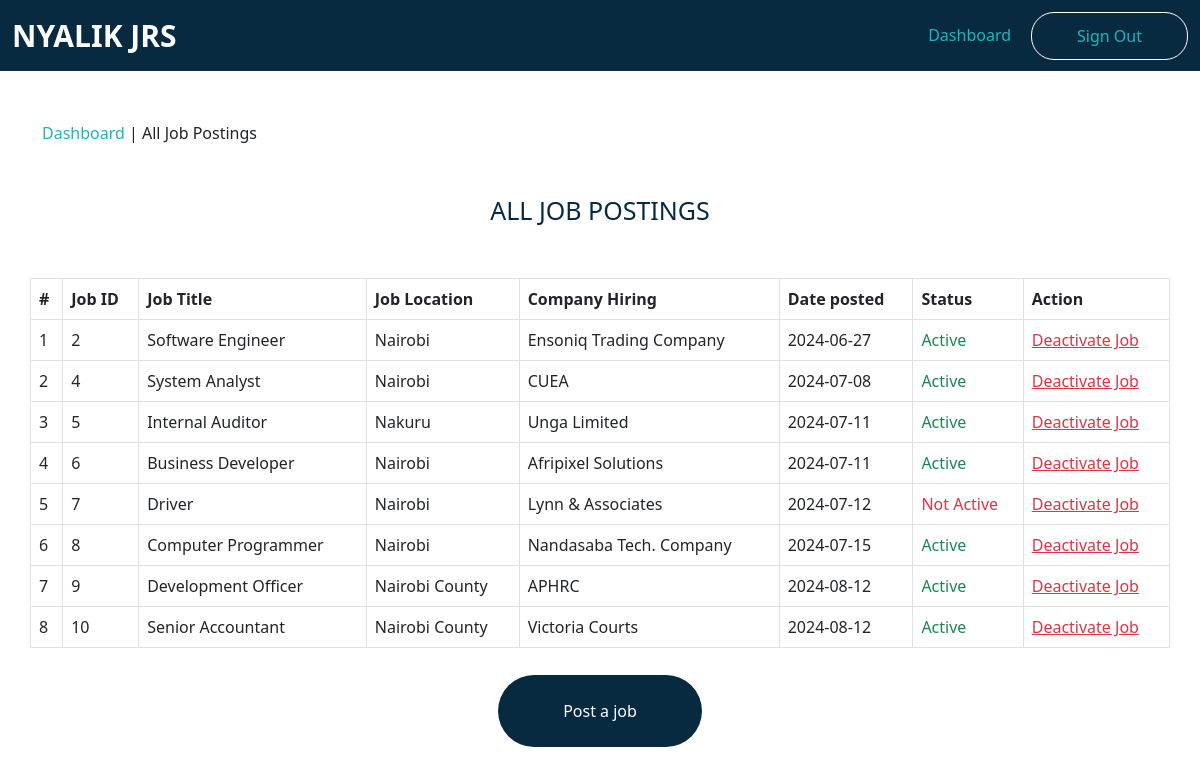
Screenshot of /admin/jobs/all_jobs.php (signed in) with the database file from the repository.
### tables this page shows
CREATE TABLE `posted_jobs` (
  `jobId` int(11) NOT NULL,
  `jobTitle` varchar(200) NOT NULL,
  `jobDescription` varchar(6000) NOT NULL,
  `jobEmploymentType` varchar(200) NOT NULL,
  `companyName` varchar(200) NOT NULL,
  `totalApplicants` int(11) DEFAULT NULL,
  `coreQualifications` varchar(1200) NOT NULL,
  `date_created` date NOT NULL DEFAULT current_timestamp(),
  `updation_date` datetime DEFAULT NULL ON UPDATE current_timestamp(),
  `status` int(11) NOT NULL,
  `jobLocation` varchar(255) NOT NULL,
  `job_level` varchar(200) NOT NULL,
  `job_salary` varchar(200) NOT NULL,
  `application_deadline` date NOT NULL,
  `job_industry` varchar(255) NOT NULL
);

### admin/jobs/all_jobs.php (the view, shortened to what this page needs)
<?php
include_once "functions/functions.php";
$pdo = databaseConnection();
?>
<?= headerTemplate('ADMIN | ALL JOB POSTINGS'); ?>
<?= adminNavbarTemplate(); ?>
<div class="breadcrumb">
    <div class="container">
        <div class="row">
            <span><a href="index.php?page=admin/admin_dashboard">Dashboard</a> | All Job Postings</span>
        </div>
    </div>
</div>
<div id="section_title">
    <div class="container">
        <div class="row">
            <h4 class="text-center">All Job Postings</h4>
        </div>
    </div>
</div>
<div id="full_table_display">
    <div class="container">
        <div class="row">
            <table class="table table-bordered table-hover">
                <?php
                $sql = $pdo->prepare("SELECT * FROM posted_jobs");
                $sql->execute();
                $database_all_job_postings = $sql->fetchAll(PDO::FETCH_ASSOC);
                $count = 1;
                ?>
                <thead>
                    <th>#</th>
                    <th>Job ID</th>
                    <th>Job Title</th>
                    <th>Job Location</th>
                    <th>Company Hiring</th>
                    <th>Date posted</th>
                    <th>Status</th>
                    <th>Action</th>
                </thead>
                <?php foreach ($database_all_job_postings as $all_job_postings) : ?>
                    <tbody>
                        <td><?= $count++; ?></td>
                        <td><?= $all_job_postings["jobId"]; ?></td>
                        <td><?= $all_job_postings["jobTitle"]; ?></td>
                        <td><?= $all_job_postings["jobLocation"]; ?></td>
                        <td><?= $all_job_postings["companyName"]; ?></td>
                        <td><?= $all_job_postings["date_created"]; ?></td>
                        <td><?php
                            if ($all_job_postings["status"] == 1) {
                                echo "<span class='text-success'>Active</span>";
                            } else {
                                echo "<span class='text-danger'>Not Active</span>";
                            }
                            ?></td>
                        <td><a href="index.php?page=admin/jobs/all_jobs&jobId=<?= $all_job_postings['jobId']; ?>&del=delete" class="text-danger">Deactivate Job</a></td>
                    </tbody>
                <?php endforeach; ?>
            </table>
            <div class="link_button">
                <a href="index.php?page=admin/jobs/post_job">Post a job</a>
            </div>
        </div>
    </div>
</div>

### rows the page displays
posted_jobs: jobId "2", jobTitle "Software Engineer", jobLocation "Nairobi", companyName "Ensoniq Trading Company", date_created "2024-06-27", status "Active"
posted_jobs: jobId "4", jobTitle "System Analyst", jobLocation "Nairobi", companyName "CUEA", date_created "2024-07-08", status "Active"
posted_jobs: jobId "5", jobTitle "Internal Auditor", jobLocation "Nakuru", companyName "Unga Limited", date_created "2024-07-11", status "Active"
posted_jobs: jobId "6", jobTitle "Business Developer", jobLocation "Nairobi", companyName "Afripixel Solutions", date_created "2024-07-11", status "Active"
posted_jobs: jobId "7", jobTitle "Driver", jobLocation "Nairobi", companyName "Lynn & Associates", date_created "2024-07-12", status "Not Active"
posted_jobs: jobId "8", jobTitle "Computer Programmer", jobLocation "Nairobi", companyName "Nandasaba Tech. Company", date_created "2024-07-15", status "Active"
posted_jobs: jobId "9", jobTitle "Development Officer", jobLocation "Nairobi County", companyName "APHRC", date_created "2024-08-12", status "Active"
posted_jobs: jobId "10", jobTitle "Senior Accountant", jobLocation "Nairobi County", companyName "Victoria Courts", date_created "2024-08-12", status "Active"
